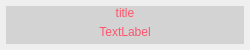
<?xml version="1.0" encoding="UTF-8"?>
<ui version="4.0">
 <class>public_printerr_Dialog</class>
 <widget class="QWidget" name="public_printerr_Dialog">
  <property name="geometry">
   <rect>
    <x>0</x>
    <y>0</y>
    <width>250</width>
    <height>50</height>
   </rect>
  </property>
  <property name="windowTitle">
   <string>Dialog</string>
  </property>
  <property name="styleSheet">
   <string notr="true">color:#ff546b;</string>
  </property>
  <layout class="QVBoxLayout" name="verticalLayout" stretch="0,1">
   <property name="spacing">
    <number>0</number>
   </property>
   <property name="leftMargin">
    <number>6</number>
   </property>
   <property name="topMargin">
    <number>6</number>
   </property>
   <property name="rightMargin">
    <number>6</number>
   </property>
   <property name="bottomMargin">
    <number>6</number>
   </property>
   <item>
    <widget class="QLabel" name="label_title">
     <property name="minimumSize">
      <size>
       <width>0</width>
       <height>0</height>
      </size>
     </property>
     <property name="maximumSize">
      <size>
       <width>16777215</width>
       <height>16777215</height>
      </size>
     </property>
     <property name="styleSheet">
      <string notr="true">
background:lightgray;</string>
     </property>
     <property name="text">
      <string>title</string>
     </property>
     <property name="alignment">
      <set>Qt::AlignCenter</set>
     </property>
     <property name="wordWrap">
      <bool>true</bool>
     </property>
    </widget>
   </item>
   <item>
    <widget class="QLabel" name="label">
     <property name="styleSheet">
      <string notr="true">background:lightgray;</string>
     </property>
     <property name="text">
      <string>TextLabel</string>
     </property>
     <property name="alignment">
      <set>Qt::AlignCenter</set>
     </property>
     <property name="wordWrap">
      <bool>true</bool>
     </property>
    </widget>
   </item>
  </layout>
 </widget>
 <resources/>
 <connections/>
</ui>
